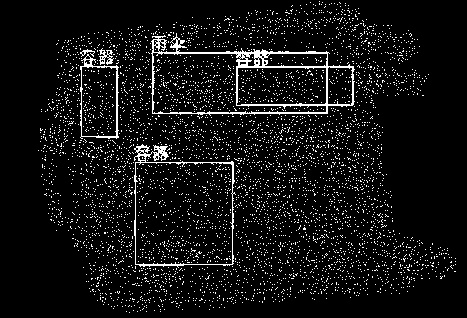
#> input picture test/grey_sharp.jpg, 467 x 318 px
$ python match_item.py
#> lines starting #> are read from the running program, lines starting #| are printed output that depends on the picture; after the words box and inside, x2 and y2 are one past the last pixel; in counts of white or black regions, pixels touching at a corner belong together
#opencv模板匹配----多目标匹配
import cv2
import numpy
# from util import img_orig
#读取目标图片
# target = cv2.imread("test/target.jpg")
#读取模板图片
# template = cv2.imread("test/template.jpg")
target   = cv2.imread("test/grey_sharp.jpg",0)
#> target is the input picture: shape (318, 467); min 0, max 255, mean 18.6
template = cv2.imread("test/icon.png",0)
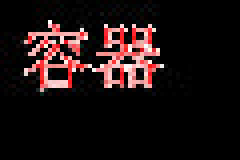
#> input picture extract/icon.png, 60 x 40 px, found by its file name (shown 4 times larger)
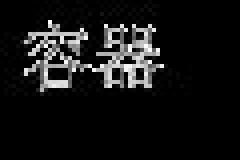
#> template: shape (40, 60) (shown 4 times larger); min 0, max 255, mean 20.6
#获得模板图片的高宽尺寸
theight, twidth = template.shape[:2]
#> theight = 40; twidth = 60
#执行模板匹配，采用的匹配方式cv2.TM_SQDIFF_NORMED
result = cv2.matchTemplate(target,template,cv2.TM_SQDIFF_NORMED)
#> result: shape (279, 408) float32; every value is 1
#归一化处理
#cv2.normalize( result, result, 0, 1, cv2.NORM_MINMAX, -1 )
#寻找矩阵（一维数组当做向量，用Mat定义）中的最大值和最小值的匹配结果及其位置
min_val, max_val, min_loc, max_loc = cv2.minMaxLoc(result)
#> min_val = 1; max_val = 1; min_loc = (0, 0); max_loc = (0, 0)
#绘制矩形边框，将匹配区域标注出来
#min_loc：矩形定点
#(min_loc[0]+twidth,min_loc[1]+theight)：矩形的宽高
#(0,0,225)：矩形的边框颜色；2：矩形边框宽度
cv2.rectangle(target,min_loc,(min_loc[0]+twidth,min_loc[1]+theight),(255,255,225),2)
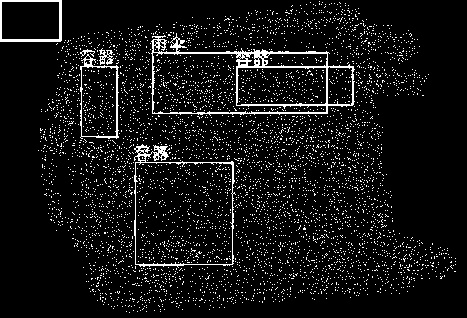
#> target: shape (318, 467); 0.33% of pixels changed, all inside (x1, y1, x2, y2) = (0, 0, 62, 42)
#匹配值转换为字符串
#对于cv2.TM_SQDIFF及cv2.TM_SQDIFF_NORMED方法min_val越趋近与0匹配度越好，匹配位置取min_loc
#对于其他方法max_val越趋近于1匹配度越好，匹配位置取max_loc
strmin_val = str(min_val)
#> strmin_val = '1.0'
#初始化位置参数
temp_loc = min_loc
#> temp_loc = (0, 0)
other_loc = min_loc
#> other_loc = (0, 0)
numOfloc = 1
#第一次筛选----规定匹配阈值，将满足阈值的从result中提取出来
#对于cv2.TM_SQDIFF及cv2.TM_SQDIFF_NORMED方法设置匹配阈值为0.01
threshold = 0.01
loc = numpy.where(result<threshold)
#> loc = (empty array, empty array)
#遍历提取出来的位置
for other_loc in zip(*loc[::-1]):
    #第二次筛选----将位置偏移小于5个像素的结果舍去
    if (temp_loc[0]+5<other_loc[0])or(temp_loc[1]+5<other_loc[1]):
        numOfloc = numOfloc + 1
        temp_loc = other_loc
        cv2.rectangle(target,other_loc,(other_loc[0]+twidth,other_loc[1]+theight),(0,0,225),2)
#> this loop made 0 passes
#> after the loop, numOfloc = 1
str_numOfloc = str(numOfloc)
#> str_numOfloc = '1'
#显示结果,并将匹配值显示在标题栏上
strText = "MatchResult----MatchingValue="+strmin_val+"----NumberOfPosition="+str_numOfloc
cv2.imshow(strText,target)
cv2.imshow("result", result)
cv2.waitKey()
cv2.destroyAllWindows()
